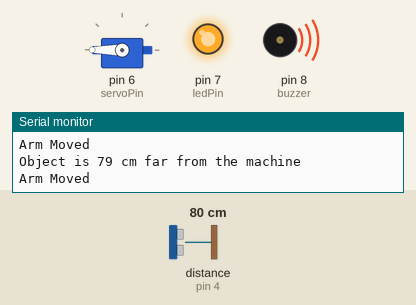
The sketch below on a simulated Arduino Uno, built with avr-gcc and run on an emulated ATmega328P. Shown: servo, output pins drawn as LEDs (lit = HIGH), buzzer (waves = sounding), the last lines printed to the serial monitor. Wiring (inferred from the names in the program): ultrasonic range finder: trigger pin 3; echo pin 4. Inputs (shaded band) come from the test bench; at power-on: distance to the obstacle (sensor on pin 4) 80 cm. The echo pulse lasts 58.3 µs per cm; pins used as bus, display or sensor lines are not drawn.

Above: at 3.0 s.
3.1 s: distance to the obstacle (sensor on pin 4) set to 97 cm
6.0 s: distance to the obstacle (sensor on pin 4) set to 105 cm
At 8.0 s:
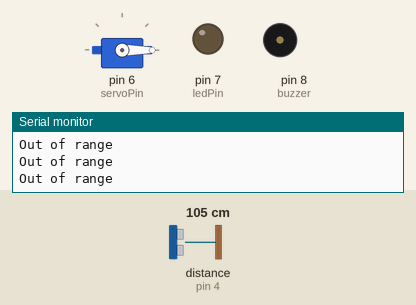
8.9 s: distance to the obstacle (sensor on pin 4) set to 2 cm
At 10.2 s:
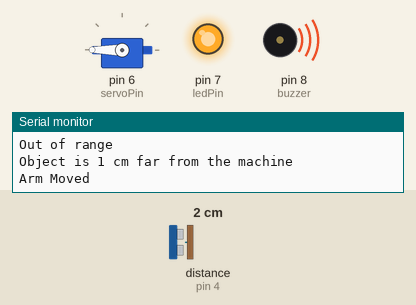
11.8 s: distance to the obstacle (sensor on pin 4) set to 120 cm
At 13.9 s:
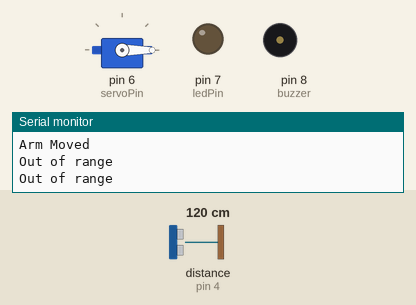
Timing chart, 0 to 15.4 s (numbered marks = the images above; inputs shaded):
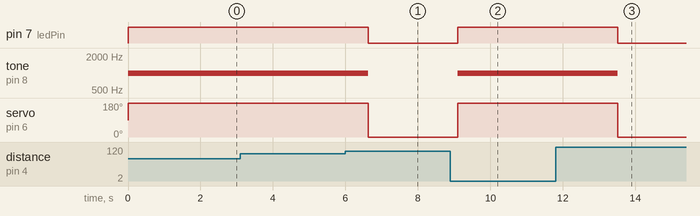

The sketch:

Ultrasonic_Sensor_With_Servo_Motor.ino
```cpp
/*  Ultrasonic Distance Sensor With Servo Motor
 *
 *  GitHub URL - https://github.com/narayanvyas/IoT-workshop
 *
 * Components
 * ----------
 *  - Arduino Uno
 *  - Ultrasonic Distance Sensor
 *  - An LED
 *  - A 220 Ohm resistor
 *  - A Buzzer
 *  - A Servo Motor
 *  - Jumper Wires
 *  - Breadboard
 *
 *  Libraries
 *  ---------
 *  - None
 *
 * Connections
 * -----------
 *                   Break out    |    Arduino Uno
 *  --------------------------------------------
 *      Ultrasonic VCC            |        5V
 *      Ultrasonic GND            |        GND
 *      Ultrasonic Echo           |        4
 *      Ultrasonic Trigger        |        3
 *      Servo VCC VCC             |        5V
 *      Servo GND                 |        GND
 *      Servo Out                 |        5
 *      Buzzer GND                |        GND
 *      Buzzer Out                |        8
 *      LED                       |        7
 *
 * Also connect an LED to simulate a controlled device.
 *           220 Ohm
 *    3 ----/\/\/\/\----(LED |)----GND
 *
 */

#include <Servo.h>      // Loading Servo Motor Header Files

#define echoPin 4       // This pin send ultrasonic waves
#define trigPin 3       // This pin gets triggered when it receive returned ultrasonic waves
int ledPin   = 7;       // choose the pin for the LED
int buzzer = 8;         // choose pin for the buzzer
int servoPin = 6;       // Servo Pin

Servo Servo1;           // creating servo object

void setup() {
  Serial.begin (9600);
  pinMode(ledPin, OUTPUT);      // declare LED as output
  pinMode(trigPin, OUTPUT);     //declare Trigger as output
  pinMode(echoPin, INPUT);      //declare echo as Input
  pinMode(buzzer, OUTPUT);     // declare buzzer as output
  Servo1.attach(servoPin);     // attaching servo pin
}

void loop() {
  long duration, distance;    // declare variables for duration and distance calculation
  digitalWrite(trigPin, LOW); // set trigger pin to Low
  delayMicroseconds(2);       // setting delay in microseconds
  digitalWrite(trigPin, HIGH);  // set trigger pin to High
  delayMicroseconds(10);
  digitalWrite(trigPin, LOW); // set trigger pin to Low
  duration = pulseIn(echoPin, HIGH);  // calculating duration
  distance = (duration/2) / 29.1; //calculating Distance

//Checking distance conditions
  if (distance >= 100 || distance <= 0){
    Serial.println("Out of range");
    digitalWrite(ledPin, LOW); // turn LED OFF
    noTone(buzzer);
    Servo1.write(0);
  }
  else {
    Serial.print("Object is ");
    Serial.print(distance);
    Serial.print(" cm");
    Serial.println(" far from the machine");
    digitalWrite(ledPin, HIGH);  // turn LED ON
    tone(buzzer, 1000);
    Servo1.write(180); //moving motor
    Serial.println("Arm Moved");
    delay(2000);
  }
  delay(200);
}
```

Measured:
- the behaviour switches between 100 and 101 cm on distance to the obstacle (sensor on pin 4) (found by bisection; images 0 and 1)
- after the input at 6.0 s, pin 7 (ledPin): HIGH → LOW after 0.63 s; tone on pin 8 (buzzer): 1000 Hz → silent after 0.63 s; servo on pin 6 (servoPin): 180° → 0° after 0.63 s
- after the input at 8.9 s, pin 7 (ledPin): LOW → HIGH after 0.20 s; tone on pin 8 (buzzer): silent → 1000 Hz after 0.20 s; servo on pin 6 (servoPin): 0° → 180° after 0.20 s
- after the input at 11.8 s, pin 7 (ledPin): HIGH → LOW after 1.7 s; tone on pin 8 (buzzer): 1000 Hz → silent after 1.7 s; servo on pin 6 (servoPin): 180° → 0° after 1.7 s
